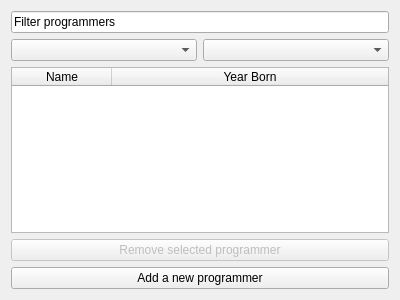
<?xml version="1.0" encoding="UTF-8"?>
<ui version="4.0">
 <class>Programmers</class>
 <widget class="QWidget" name="Programmers">
  <property name="geometry">
   <rect>
    <x>0</x>
    <y>0</y>
    <width>400</width>
    <height>300</height>
   </rect>
  </property>
  <property name="windowTitle">
   <string>Form</string>
  </property>
  <layout class="QVBoxLayout" name="verticalLayout">
   <item>
    <widget class="QLineEdit" name="input_filter_programmer">
     <property name="text">
      <string>Filter programmers</string>
     </property>
     <property name="placeholderText">
      <string>Filter students ..</string>
     </property>
    </widget>
   </item>
   <item>
    <layout class="QHBoxLayout" name="horizontalLayout_3">
     <item>
      <widget class="QComboBox" name="dropdown_order_by"/>
     </item>
     <item>
      <widget class="QComboBox" name="dropdown_order_by_ascending"/>
     </item>
    </layout>
   </item>
   <item>
    <widget class="QTableWidget" name="table_programmers">
     <property name="editTriggers">
      <set>QAbstractItemView::NoEditTriggers</set>
     </property>
     <property name="selectionBehavior">
      <enum>QAbstractItemView::SelectRows</enum>
     </property>
     <property name="sortingEnabled">
      <bool>true</bool>
     </property>
     <attribute name="horizontalHeaderStretchLastSection">
      <bool>true</bool>
     </attribute>
     <attribute name="verticalHeaderVisible">
      <bool>false</bool>
     </attribute>
     <column>
      <property name="text">
       <string>Name</string>
      </property>
     </column>
     <column>
      <property name="text">
       <string>Year Born</string>
      </property>
     </column>
    </widget>
   </item>
   <item>
    <widget class="QPushButton" name="button_remove_programmer">
     <property name="enabled">
      <bool>false</bool>
     </property>
     <property name="text">
      <string>Remove selected programmer</string>
     </property>
    </widget>
   </item>
   <item>
    <widget class="QPushButton" name="button_add_programmer">
     <property name="text">
      <string>Add a new programmer</string>
     </property>
    </widget>
   </item>
  </layout>
 </widget>
 <resources/>
 <connections/>
</ui>
